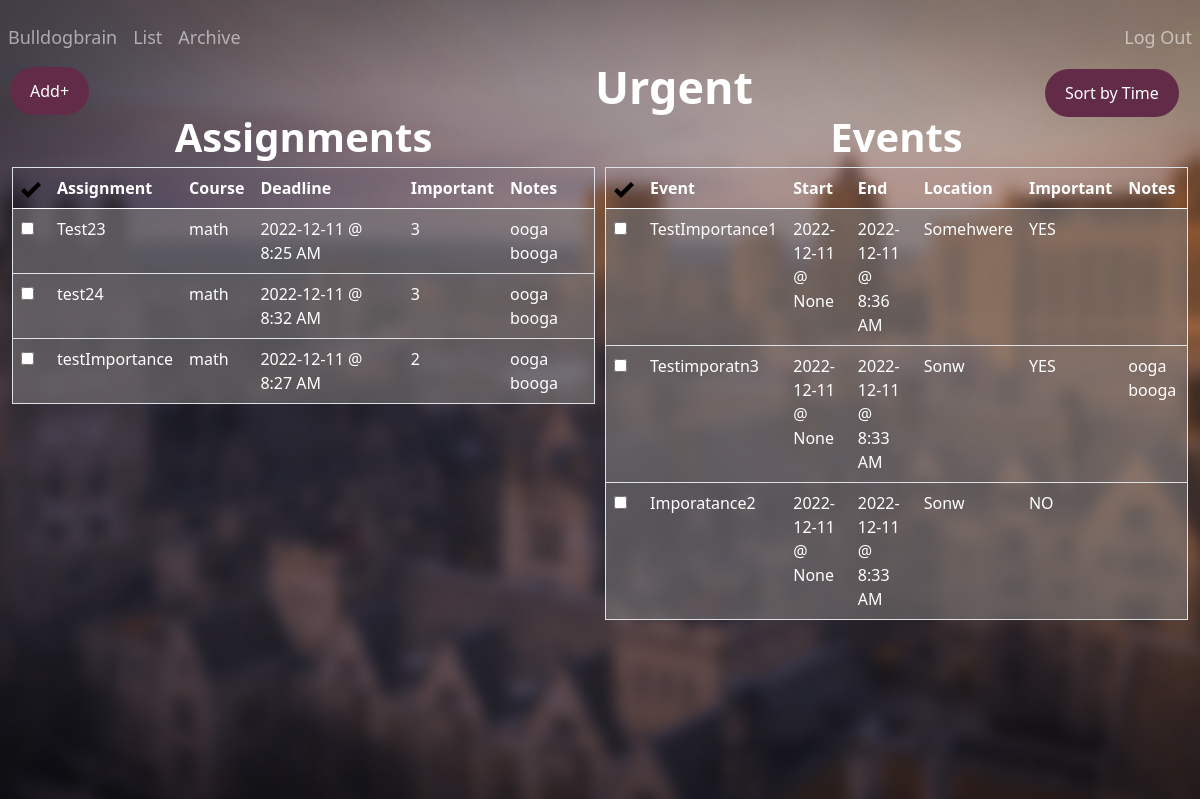
Page /urgent (signed in) on the earlier database version.
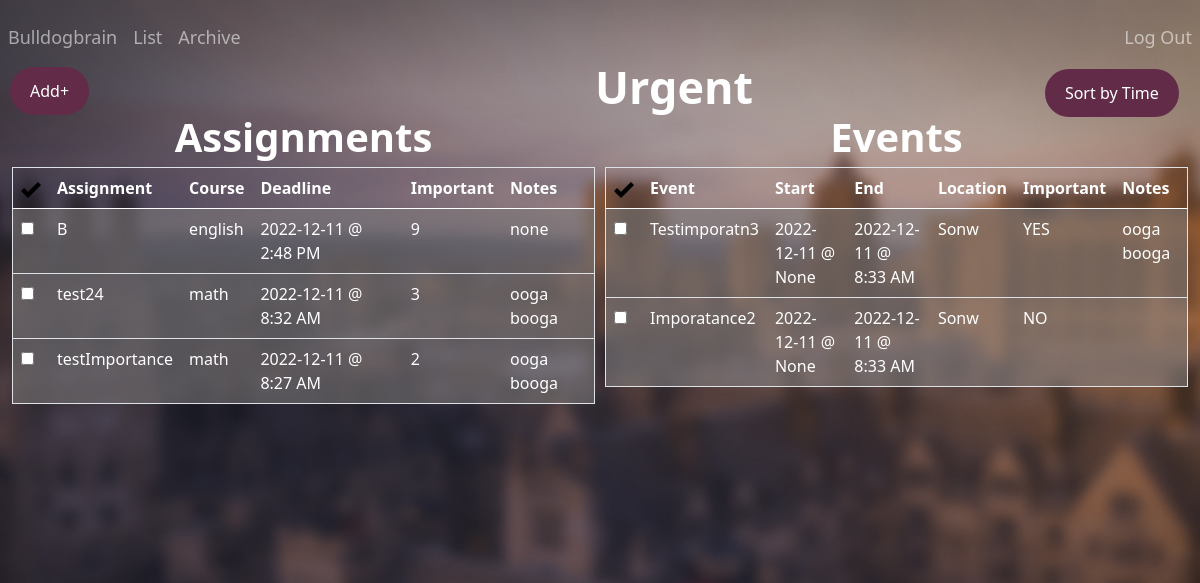
Same page on the later database version.
### tables this page shows
CREATE TABLE "assignments"(
    'id' INTEGER PRIMARY KEY AUTOINCREMENT NOT NULL, 
    'title' TEXT, 
    'course' TEXT, 
    'deadline' TEXT, 
    'importance' INTEGER, 
    'notes' TEXT, 
    'user_id' INTEGER, 'completed' INTEGER NOT NULL DEFAULT '0' CHECK (completed IN (0, 1)),
    FOREIGN KEY (user_id)
    REFERENCES users (id));

CREATE TABLE 'events'(
    'event_id' INTEGER PRIMARY KEY AUTOINCREMENT NOT NULL, 
    'title' TEXT,
    'location' TEXT, 
    'start_date' TEXT,
    'start_time' TEXT, 
    'end_date' TEXT,
    'end_time' TEXT,
    'importance' INTEGER, 
    'notes' TEXT, 
    'user_id' INTEGER, 'completed' INTEGER NOT NULL DEFAULT '0' CHECK (completed IN (0, 1)),
    FOREIGN KEY (user_id)
    REFERENCES users (id));

### app.py (the view)
@app.route("/urgent", methods=["GET", "POST"])
@login_required
def dayImportance():
    current = datetime.datetime.now()
    localdate = current.strftime("%Y-%m-%d")
    """List view of assignments and events"""
    assignments = db.execute(
            "SELECT id, title, course, date(deadline) as date, CASE WHEN StrFTime('%H', deadline) % 12 = 0 THEN 12 ELSE StrFTime('%H', deadline) % 12 END || ':' || StrFTime('%M', deadline) || ' ' || CASE WHEN CAST(StrFTime('%H', deadline) AS INTEGER) > 12 THEN 'PM' ELSE 'AM' END 'time', importance, notes FROM assignments WHERE user_id = ? AND completed != 1 AND date(deadline) = ? ORDER BY importance DESC", session["user_id"], localdate)
    events = db.execute(
            "SELECT event_id, title, location, start_date, CASE WHEN StrFTime('%H', start_time) % 12 = 0 THEN 12 ELSE StrFTime('%H', start_time) % 12 END || ':' || StrFTime('%M', start_time) || ' ' || CASE WHEN CAST(StrFTime('%H', start_time) AS INTEGER) > 12 THEN 'PM' ELSE 'AM' END 'start_time', end_date, CASE WHEN StrFTime('%H', end_time) % 12 = 0 THEN 12 ELSE StrFTime('%H', end_time) % 12 END || ':' || StrFTime('%M', end_time) || ' ' || CASE WHEN CAST(StrFTime('%H', end_time) AS INTEGER) > 12 THEN 'PM' ELSE 'AM' END 'end_time', importance, notes FROM events WHERE user_id = ? AND completed != 1 AND end_date = ? ORDER BY importance DESC", session["user_id"], localdate)
    if request.method == "POST":
        assignment_id = request.form.get("assignment_id")
        db.execute("UPDATE assignments SET completed = '1' WHERE id = ?", assignment_id)
        event_id = request.form.get("event_id")
        db.execute("UPDATE events SET completed = '1' WHERE event_id = ?", event_id)
        return redirect("/urgent")
    else:
        return render_template("/dayImportance.html", assignments=assignments, events=events)

### app.py (called while the page is built)
@app.after_request
def after_request(response):
    response.headers["Cache-Control"] = "no-cache, no-store, must-revalidate"
    response.headers["Expires"] = 0
    response.headers["Pragma"] = "no-cache"
    return response

### helpers.py (called while the page is built)
def login_required(f):
    @wraps(f)
    def decorated_function(*args, **kwargs):
        if session.get("user_id") is None:
            return redirect("/login")
        return f(*args, **kwargs)
    return decorated_function

### templates/dayImportance.html (shortened to what this page needs)
{% extends "layout.html" %}
{% block main %}
<button class="dropbtn" style="position: relative; left: 50%; top: -115px">
  <a style="text-decoration: none; color: white;" href="/today">Sort by Time</a>
</button>
<strong style = "color:white; position: relative; top: -110px; font-size: 45px" >Urgent</strong>
    <div class="row">
    <div class="column">
        <strong style = "color:white; position:relative; top:-130px; font-size: 40px">Assignments</strong>
            <table style = "position:relative; top:-130px;" class="table table-striped">
                <thead>
                    <tr style="color:white;">
                        <th><img src="static/images/checkMark.png" alt="Checkmark" width="20" height="20"></th>
                        <th>Assignment</th>
                        <th>Course</th>
                        <th>Deadline</th>
                        <th>Important</th>
                        <th>Notes</th>
                    </tr>
                </thead>
                <tbody>
                    {% for assignments in assignments %}
                    <tr style="color:white;  background-color:rgba(137, 133, 133, 0.55);">
                        <td>
                            <form id="completion" action="/urgent" method="post">
                                <input autocomplete="off" type="checkbox" id="assignment_id" name="assignment_id" value="{{ assignments.id }}" onclick="submit()" required>
                            </form>
                        </td>
                        <td>{{ assignments.title }}</td>
                        <td>{{ assignments.course }}</td>
                        <td>{{ assignments.date }} @ {{ assignments.time }}</td>
                        <td>{{ assignments.importance }}</td>
                        <td>{{ assignments.notes }}</td>
                    </tr>
                    {% endfor %}
                </tbody>
            </table>
        </div>
        <div class="column">
            <strong style = "color:white; position:relative; top:-130px; font-size: 40px">Events</strong>
            <table style = "position:relative; top:-130px" class="table table-striped">
                <thead>
                    <tr style="color:white;">
                        <th><img src="static/images/checkMark.png" alt="Checkmark" width="20" height="20"></th>
                        <th>Event</th>
                        <th>Start</th>
                        <th>End</th>
                        <th>Location</th>
                        <th>Important</th>
                        <th>Notes</th>
                    </tr>
                </thead>
                <tbody>
                    {% for events in events %}
                    <tr style="color:white; background-color:rgba(137, 133, 133, 0.55);">
                        <td>
                            <form id="completion" action="/urgent" method="post">
                                <input autocomplete="off" type="checkbox" id="event_id" name="event_id" value="{{ events.event_id }}" onclick="submit()" required>
                            </form>
                        </td style="color:white;">
                        <td>{{ events.title }}</td>
                        <td>{{ events.start_date }} @ {{ events.start_time }}</td>
                        <td>{{ events.end_date }} @ {{ events.end_time }}</td>
                        <td>{{ events.location }}</td>
                        <td>{{ events.importance }}</td>
                        <td>{{ events.notes }}</td>
                    </tr>
                    {% endfor %}
                </tbody>
            </table>
        </div>
    </div>
</body>
{% endblock %}

### templates/layout.html (shortened to what this page needs)
<!DOCTYPE html>
<html lang="en">
    <head>
        <link href="https://cdn.jsdelivr.net/npm/bootstrap@5.0.2/dist/css/bootstrap.min.css" rel="stylesheet">
        <link href="/static/styles.css" rel="stylesheet">
    </head>
    <body>
      <nav class="transparent navbar navbar-expand-md justify-content-center navbar-dark">
          <div class="collapse navbar-collapse" id="navbar">
              {% if session["user_id"] %}
                  <ul class="navbar-nav me-auto mt-2">
                    <li style="font-size: 18px" class="nav-item"><a class="nav-link" href="/today">Bulldogbrain</a></li>
                    <li style="font-size: 18px" class="nav-item"><a class="nav-link" href="/list">List</a></li>
                    <li style="font-size: 18px" class="nav-item"><a class="nav-link" href="/archive">Archive</a></li>
                  </ul>
                  <ul class="navbar-nav ms-auto mt-2">
                      <li style="font-size: 18px" class="nav-item"><a class="nav-link" href="/logout">Log Out</a></li>
                  </ul>
              {% endif %}
          </div>
    </nav>
    <div>
        {% if session["user_id"] %}
        <div class="dropdown">
            <button class="dropbtn">Add+</button>
          </div>
        {% endif %}
    </div>
        <main class="container-fluid py-5 text-center">
            {% block main %}{% endblock %}
    </body>
</html>

### static/styles.css (style rules this page uses)
.dropbtn { background-color: #622b48; color: white; padding: 12px 20px; font-size: 16px; border: none; border-radius: 25px; margin-left: 10px; }
.dropdown { margin: 0px 0px 0px 0px; padding: 0px 0px 0px 0px; position: relative; display: inline-block; }
* { box-sizing: border-box; margin: 0px 0px 0px 0px; padding: 0px 0px 0px 0px; }
.row { margin-left:-5px; margin-right:-5px; }
.column { float: left; width: 50%; padding: 5px; }
.row::after { content: ""; clear: both; display: table; }
table { border-collapse: collapse; border-spacing: 0; width: 100%; border: 1px solid #ddd; }
th, td { text-align: left; padding: 16px; }
tr:nth-child(even) { background-color: #f2f2f2; }

### templates/dayImportance.html (style rules this page uses)
body { background: url("static/images/yalebackground.jpg") no-repeat center center fixed; -webkit-background-size: cover; -moz-background-size: cover; -o-background-size: cover; background-size: cover; }

Differences in the rows shown:
no longer on this page (row edited): assignments: title "Test23", course "math", date "2022-12-11", time "8:25 AM", importance "3", notes "ooga booga"
no longer on this page (row edited): events: title "TestImportance1", start_date "2022-12-11", start_time "None", end_date "2022-12-11", end_time "8:36 AM", location "Somehwere", importance "YES"
added assignments: title "B", course "english", date "2022-12-11", time "2:48 PM", importance "9", notes "none"
